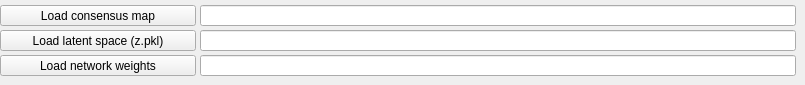
    <widget class="QWidget" name="page_2">
     <widget class="QPushButton" name="pushButton_8">
      <property name="geometry">
       <rect>
        <x>0</x>
        <y>30</y>
        <width>196</width>
        <height>21</height>
       </rect>
      </property>
      <property name="text">
       <string>Load latent space (z.pkl)</string>
      </property>
     </widget>
     <widget class="QPushButton" name="pushButton_6">
      <property name="geometry">
       <rect>
        <x>0</x>
        <y>5</y>
        <width>196</width>
        <height>21</height>
       </rect>
      </property>
      <property name="text">
       <string>Load consensus map</string>
      </property>
     </widget>
     <widget class="QLineEdit" name="lineEdit_5">
      <property name="geometry">
       <rect>
        <x>200</x>
        <y>55</y>
        <width>596</width>
        <height>21</height>
       </rect>
      </property>
     </widget>
     <widget class="QPushButton" name="pushButton_7">
      <property name="geometry">
       <rect>
        <x>0</x>
        <y>55</y>
        <width>196</width>
        <height>21</height>
       </rect>
      </property>
      <property name="text">
       <string>Load network weights</string>
      </property>
     </widget>
     <widget class="QLineEdit" name="lineEdit_6">
      <property name="geometry">
       <rect>
        <x>200</x>
        <y>5</y>
        <width>596</width>
        <height>21</height>
       </rect>
      </property>
     </widget>
     <widget class="QLineEdit" name="lineEdit_4">
      <property name="geometry">
       <rect>
        <x>200</x>
        <y>30</y>
        <width>596</width>
        <height>21</height>
       </rect>
      </property>
     </widget>
    </widget>
